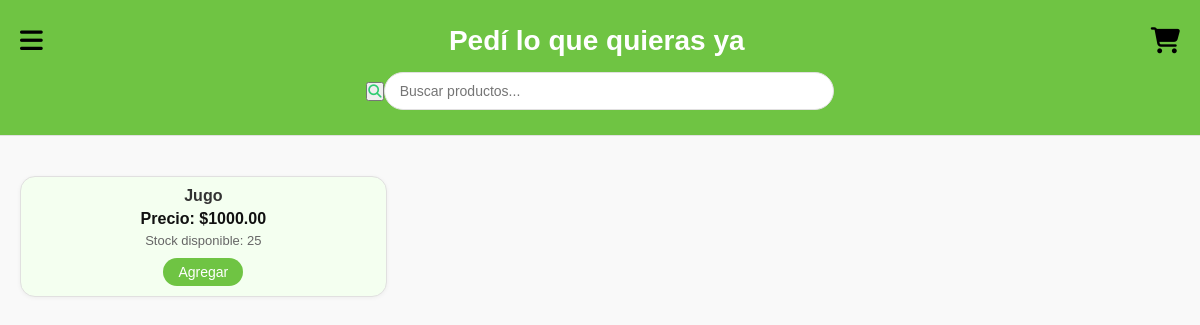
The app's page /home (signed in), older data.
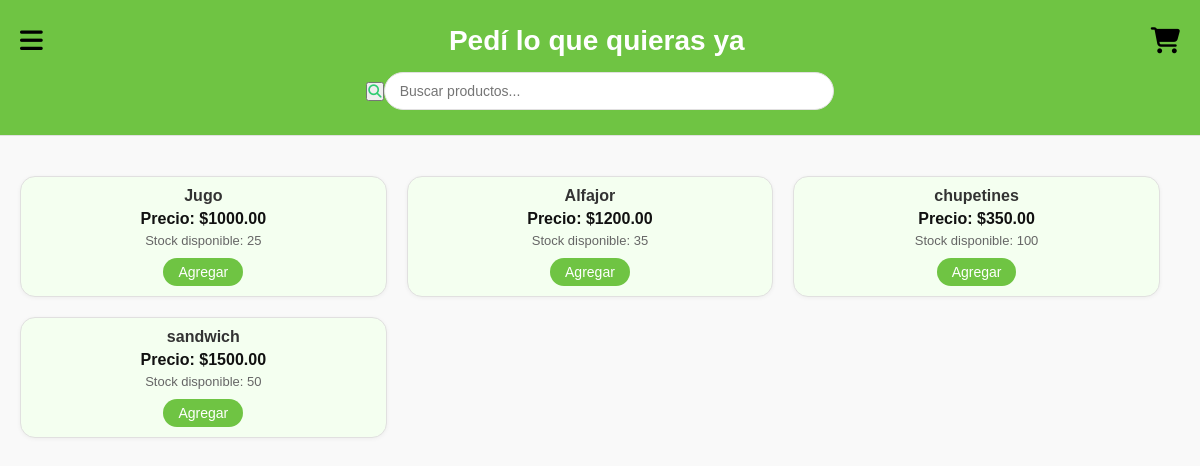
The same page, newer data.
### tables this page shows
CREATE TABLE items (
        id INTEGER PRIMARY KEY AUTOINCREMENT,
        nombre TEXT NOT NULL,
        precio REAL NOT NULL,
        stock INTEGER DEFAULT 0
    );

### app.py (the view)
@app.route('/home')
def home():
    if 'usuario_id' not in session:
        return redirect('/login')
    nombre_cookie = request.cookies.get('nombre_usuario')
    tipo = session['tipo']
    busqueda = request.args.get('busqueda')
    conn = db.crear_conexion()
    cursor = conn.cursor()
    if busqueda:
        cursor.execute("SELECT id, nombre, precio, stock FROM items WHERE nombre LIKE ?", ('%' + busqueda + '%',))
    else:
        cursor.execute("SELECT id, nombre, precio, stock FROM items")
    items = cursor.fetchall()
    conn.close()
    return render_template('home.html', items=items, nombre=nombre_cookie, tipo=tipo)

### db.py (called while the page is built)
def crear_conexion():
    try:
        conn = sqlite3.connect("kantina.db")  # Crea o conecta a kantina.db en la carpeta actual
        return conn
    except Error as e:
        print(f"Error al conectar a SQLite: {e}")
        return None

### templates/home.html (shortened to what this page needs)
<!DOCTYPE html>
<html lang="es">
<head>
  <link rel="stylesheet" href="{{ url_for('static', filename='home.css') }}">
  <link rel="stylesheet" href="https://cdnjs.cloudflare.com/ajax/libs/font-awesome/6.4.0/css/all.min.css">
</head>
<body>
  <header class="app-header">
    <div class="header-top">
      <button id="menu-toggle" class="menu-icon">
        <i class="fa-solid fa-bars" style="color: #000;"></i>
      </button>
      <h1 class="titulo-header">Pedí lo que quieras ya</h1>
      <button id="cart-button" class="cart-icon">
        <i class="fa-solid fa-cart-shopping" style="color: #000;"></i>
      </button>
    </div>
    <form method="GET" action="/home" class="buscador-productos">
      <button type="submit" class="buscador-icono">
        <i class="fa-solid fa-magnifying-glass" style="color:#2ecc71;"></i>
      </button>
      <input type="text" name="busqueda" placeholder="Buscar productos..." value="{{ request.args.get('busqueda', '') }}">
    </form>
  </header>
  <div class="contenido">
    <section class="catalogo-productos">
      {% for item in items %}
        <div class="producto-card">
          <div class="info-producto">
            <h3>{{ item[1] }}</h3>
            <p class="precio">Precio: ${{ "%.2f"|format(item[2]) }}</p>
            <p class="stock">Stock disponible: {{ item[3] }}</p>
            {% if tipo == 'user' %}
              <button onclick="location.href='{{ url_for('agregar_carrito', item_id=item[0]) }}'">Agregar</button>
            {% elif tipo == 'kiosco' %}
              <p>Este es tu producto. Podés editarlo desde el panel.</p>
            {% endif %}
          </div>
        </div>
      {% endfor %}
    </section>
  </div>
</body>
</html>

Row changes from the older to the newer data that the page shows:
added items: nombre "Alfajor", precio "1200.00", stock "35"
added items: nombre "chupetines", precio "350.00", stock "100"
added items: nombre "sandwich", precio "1500.00", stock "50"
